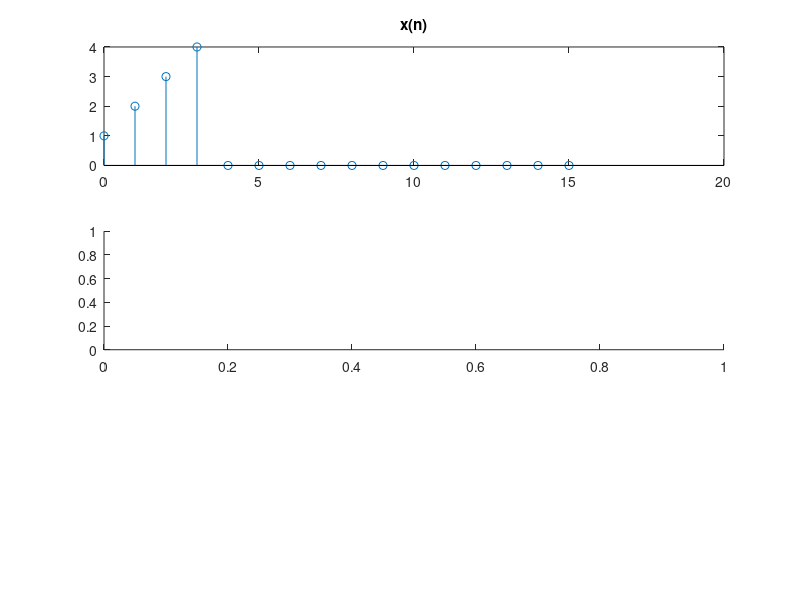

This figure's MATLAB source: (Note: this script raises an error after producing the figure.)
clear 
clc 
% 信号x(n)的定义
n = 0:15; % 创建一个从0到6的n的向量
x = zeros(size(n)); % 创建一个与n相同大小的零向量
x(n >= 0 & n <= 3) = n(n >= 0 & n <= 3) + 1; % 设置信号x(n)的值

% 绘制图形
% 时移
subplot(3, 1, 1);
stem(n, x);
title('x(n)');

subplot(3, 1, 2);
[x11,n11] = sigshift(x,n,-2);
stem(n11,x11);
title('x(n+2)');

subplot(3, 1, 3);
[x12,n12] = sigshift(x,n,3);
stem(n12,x12);
title('x(n-3)');

% 翻转
figure; % 新建一个图形窗口
subplot(2, 1, 1);
stem(n, x);
title('x(n)');

subplot(2, 1, 2);
[x2,n2] = sigfold(x,n);
stem(n2,x2);
title('x(-n)');

% 相加
figure; % 新建一个图形窗口
subplot(2, 2, 1);
stem(n, x);
title('x(n)');

subplot(2, 2, 2);
stem(n2,x2);
title('x(-n)');

subplot(2, 2, 3);
[xe,n3] = sigadd(x/2,n,x2/2,n2);
stem(n3, xe);
title('xe(n)');

subplot(2, 2, 4);
[xd,n31] = sigadd(x/2,n,-(x2/2),n2);
stem(n31, xd);
title('xd(n)');

% 信号平移函数
function [y,n] = sigshift(x, m, k)
    n = m + k;
    y = x;
end

% 信号翻转函数
function [y, n] = sigfold(x, n)
    y = fliplr(x);
    n = -fliplr(n);
end

% 信号相加函数
function [y, n] = sigadd(x1, n1, x2, n2)
    n = min(min(n1), min(n2)):max(max(n1), max(n2)); % 的持续时间
    y1 = zeros(1, length(n));
    y2 = y1;
    y1(find((n >= min(n1)) & (n <= max(n1)) == 1)) = x1;
    y2(find((n >= min(n2)) & (n <= max(n2)) == 1)) = x2;
    y = y1 + y2;
end
